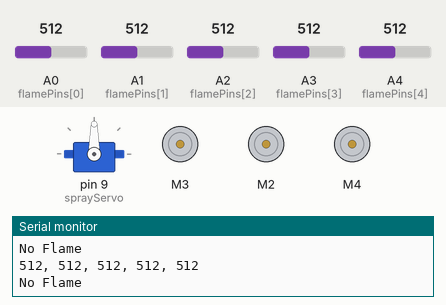
Recording of a sketch running on a simulated Arduino Uno, built with avr-gcc and run on an emulated ATmega328P. Parts: servo, 3 × DC motor (green arrow = forward, orange = backward, longer = faster), the last lines printed to the serial monitor. Inputs (shaded band) come from the test bench; at power-on: A2 (flamePins[2]) = 512, A0 (flamePins[0]) = 512, A3 (flamePins[3]) = 512, A1 (flamePins[1]) = 512, A4 (flamePins[4]) = 512.

Above: at 1.2 s.
1.3 s: A2 (flamePins[2]) set to 481
At 2.6 s:
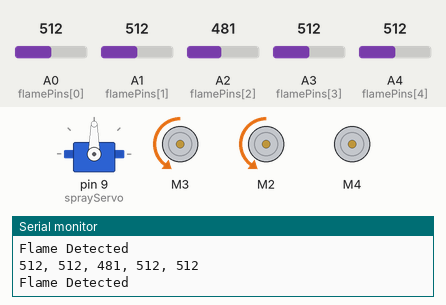
2.9 s: A0 (flamePins[0]) set to 473
At 4.2 s:
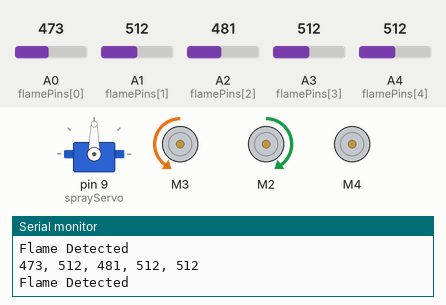
4.5 s: A3 (flamePins[3]) set to 487
7.5 s: A3 (flamePins[3]) set to 460
At 8.0 s:
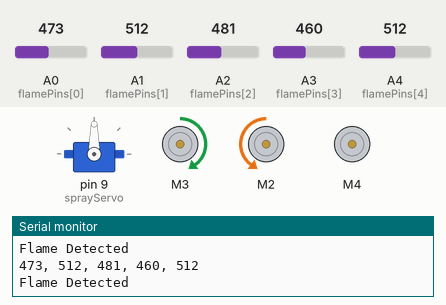
9.1 s: A2 (flamePins[2]) set to 90
At 9.77 s:
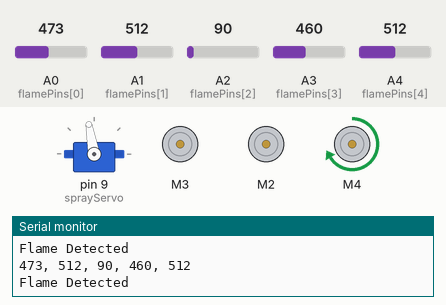
12.1 s: A1 (flamePins[1]) set to 90
At 12.33 s:
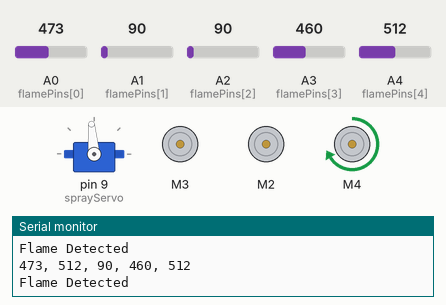
Timing chart, 0 to 15.1 s (numbered marks = the images above; inputs shaded):
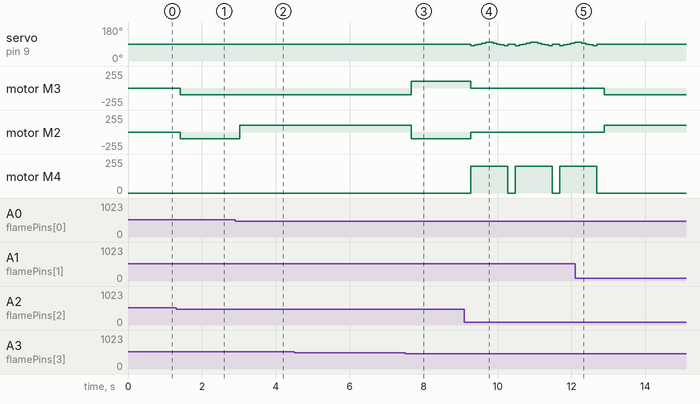

Measured:
- the behaviour switches between 500 and 499 on A2 (flamePins[2]) (found by bisection; images 0 and 1)
- the behaviour switches between 482 and 481 on A0 (flamePins[0]) (found by bisection; images 1 and 2)
- the behaviour switches between 473 and 472 on A3 (flamePins[3]) (found by bisection; images 2 and 3)
- after the input at 1.3 s, motor M3, motor M2: stopped → backward 100/255 after 0.11 s
- after the input at 2.9 s, motor M2: backward 100/255 → forward 100/255 after 0.13 s
- after the input at 7.5 s, motor M3: backward 100/255 → forward 100/255 after 0.17 s; motor M2: forward 100/255 → backward 100/255 after 0.17 s
- after the input at 9.1 s, servo on pin 9 (sprayServo): 90° → 80° after 0.18 s, then repeats every 1.2 s: 85° 0.10 s, 90° 0.10 s, 95° 0.10 s, 100° 0.20 s, 95° 0.10 s, 90° 0.10 s, 85° 0.10 s, 80° 0.10 s, 90° 0.20 s, 80° 0.10 s; motor M3: forward 100/255 → stopped after 0.18 s
- after the input at 12.1 s, servo on pin 9 (sprayServo): goes on until 12.7 s, then stays 90°; motor M3: stopped → backward 100/255 after 0.79 s; motor M2: stopped → forward 100/255 after 0.79 s; motor M4: goes on until 12.7 s, then stays stopped

The sketch:

67_FireFighter_Analog.ino
```cpp
// (licence header left out)
#include <AFMotor.h>
#include <Servo.h>

// Motors
AF_DCMotor leftMotor(3);    // M3
AF_DCMotor rightMotor(2);   // M2
AF_DCMotor pumpMotor(4);    // M4 for water pump

Servo sprayServo;

// Flame sensors A0–A4
const int flamePins[5] = { A0, A1, A2, A3, A4 };
const int flameThreshold = 500;  // Below this = flame detected

void setup() {
  Serial.begin(9600);
  sprayServo.attach(9);
  sprayServo.write(90);  // Center the servo

  leftMotor.setSpeed(100);
  rightMotor.setSpeed(100);
  pumpMotor.setSpeed(200);
}

void loop() {
  int values[5];
  int minValue = 1023;
  int flameIndex = -1;

  // Read sensors and find the one with strongest flame (lowest analog value)
  for (int i = 0; i < 5; i++) {
    values[i] = analogRead(flamePins[i]);
    Serial.print(values[i]);
    if (i < 4) Serial.print(", ");

    // Lower value means stronger flame
    if (values[i] < minValue) {
      minValue = values[i];
      flameIndex = i;
    }
  }
  Serial.println();

  // If the strongest flame reading is below our threshold, fire is detected
  if (minValue < flameThreshold) {
    Serial.println("Flame Detected");

    if (flameIndex < 2) {
      turnLeft();
    } else if (flameIndex > 2) {
      turnRight();
    } else {
      // Flame centered
      if (values[2] < 200) {  // Close enough (low value means very close)
        stopMotors();
        extinguish();
      } else {
        moveForward();
      }
    }
  } else {
    Serial.println("No Flame");
    stopMotors();
    pumpMotor.run(RELEASE);
  }

  delay(200);
}

void turnLeft() {
  leftMotor.run(BACKWARD);
  rightMotor.run(FORWARD);
}

void turnRight() {
  leftMotor.run(FORWARD);
  rightMotor.run(BACKWARD);
}

void moveForward() {
  leftMotor.run(BACKWARD);
  rightMotor.run(BACKWARD);
}

void stopMotors() {
  leftMotor.run(RELEASE);
  rightMotor.run(RELEASE);
}

void extinguish() {
  pumpMotor.run(FORWARD);

  for (int pos = 80; pos <= 100; pos += 5) {
    sprayServo.write(pos);
    delay(100);
  }
  for (int pos = 100; pos >= 80; pos -= 5) {
    sprayServo.write(pos);
    delay(100);
  }

  sprayServo.write(90);
  pumpMotor.run(RELEASE);
}
```
